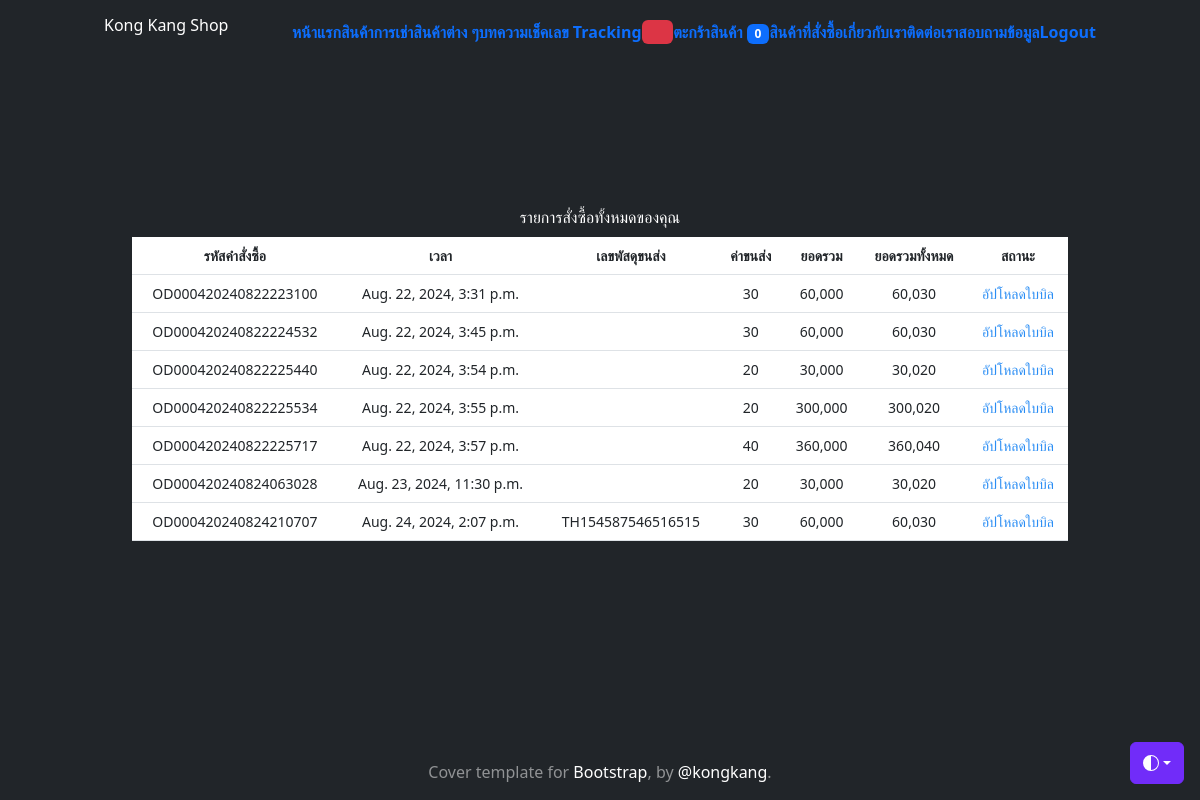
Page /orders (signed in) on the earlier database version.
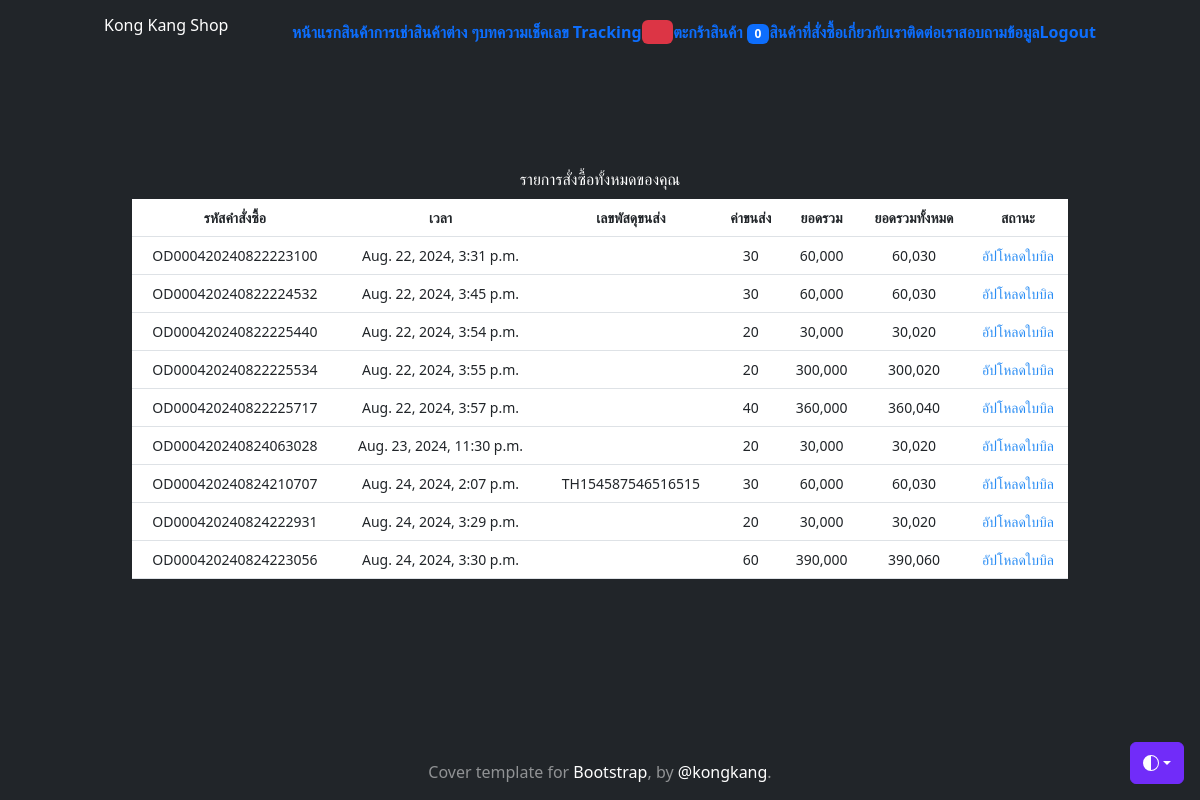
Same page on the later database version.
### myapp/models.py (models this page shows, shortened)
class CartOrder(models.Model):
    order_id = models.CharField(max_length=100)
    user = models.ForeignKey(User, on_delete=models.CASCADE)
    first_name = models.CharField(max_length=100, null=True, blank=True)
    last_name = models.CharField(max_length=100, null=True, blank=True)
    tel = models.CharField(max_length=14, null=True, blank=True)
    email = models.CharField(max_length=50, null=True, blank=True)
    address = models.TextField()
    express = models.CharField(max_length=100)
    payment = models.CharField(max_length=100)
    other = models.TextField(null=True, blank=True)
    stamp = models.DateTimeField(auto_now_add=True, null=True, blank=True)
    paid = models.BooleanField(default=False)
    confirmed = models.BooleanField(default=False)
    slip = models.ImageField(upload_to="cart-slip/", null=True, blank=True)
    slip_time = models.DateField(null=True, blank=True)
    bank_account = models.CharField(
        max_length=100,
        choices=[('kbank', 'kbank'),
                 ('scb', 'scb'),
                 ('tmb', 'tmb'),
                 ('bbl', 'bbl'),
                 ('kbank', 'kbank'),
                 ('อื่น ๆ', 'อื่น ๆ'),
                 ],
         default='kbank'
        )
    payment_id = models.CharField(max_length=100, null=True, blank=True)
    tracking_number = models.CharField(max_length=100, null=True, blank=True)
    total_price = models.IntegerField(null=True, blank=True)
    shipping_cost = models.IntegerField(null=True, blank=True)

### myapp/views.py (the view)
# urls.py: path("orders", CartOrderProduct, name="cart-order-product"),
def CartOrderProduct(req):
    username = req.user.username
    user = User.objects.get(username=username)
    context = {}
    cart_order = CartOrder.objects.filter(user=user)
    for co in cart_order:
        order_id = co.order_id
        order_product = OrderProduct.objects.filter(order_id=order_id)
        total = sum([o.total_price for o in order_product])
        co.total_price = total
        count = sum([o.quantity for o in order_product])
        if co.express == "flash":
            shipping_cost = sum([20 if i == 0 else 10 for i in range(count)])
        elif co.express == "kerry":
            shipping_cost = sum([20 if i == 0 else 8 for i in range(count)])
        elif co.express == "jst":
            shipping_cost = sum([20 if i == 0 else 9 for i in range(count)])
        elif co.express == "thailandpost":
            shipping_cost = sum([20 if i == 0 else 12 for i in range(count)])
        else:
            shipping_cost = sum([20 if i == 0 else 11 for i in range(count)])
        if co.payment == "cod":
            shipping_cost += 10
        co.shipping_cost = shipping_cost
    context["cart_order"] = cart_order
    return render(req, "myapp/cart-order-product.html", context)

### myapp/templates/myapp/cart-order-product.html (shortened to what this page needs)
{% extends 'myapp/base.html' %}
{% load static %}
{% load humanize %}
{% block content %}
<div class="container">
    <div class="text-color-black">
      <h3>รายการสั่งซื้อทั้งหมดของคุณ</h3>
    </div>
    <div style="padding: 5px"></div>
    <table class="table">
        <tr style="font-size: 14px;">
          <th>รหัสคำสั่งซื้อ</th>
          <th>เวลา</th>
          <th>เลขพัสดุขนส่ง</th>
          <th>ค่าขนส่ง</th>
          <th>ยอดรวม</th>
          <th>ยอดรวมทั้งหมด</th>
          <th>สถานะ</th>
        </tr>
        {% for co in cart_order %}
        <tr style="font-size: 14px;">
          <td><a href="{% url 'my-order' co.order_id %}" style="font-size: 14px;">{{ co.order_id }}</a></td>
          <td>{{ co.stamp }}</td>
          <td>
            {% if co.tracking_number != None %}
              {{ co.tracking_number }}
            {% endif %}
          </td>
          <td>
            {{ co.shipping_cost | intcomma }}
          </td>
          <td>
            {{ co.total_price | intcomma }}
          </td>
          <td>
            {{ co.total_price | add:co.shipping_cost | intcomma }}
          </td>
          <td>
           {% if co.paid %}
            <i class="fa fa-check-square-o" style="font-size:14px;color:#ff0000;"> จ่ายแล้ว </i>
          {% else %}
            <a href="{% url 'upload-slip-order' co.order_id %}" style="font-size:14px;color:#2a8df4;" class="button-darken-blue">
              อัปโหลดใบบิล
            </a>
           {% endif %}
          </td>
        </tr>
       {% endfor %}
    </table>
    <div style="padding: 5px"></div>
    <div style="padding: 20px"></div>
  </div>
{% endblock content %}

Differences in the rows shown:
added CartOrder: order_id "OD000420240824222931", stamp "Aug. 24, 2024, 3:29 p.m.", shipping_cost "20", total_price "30,000", total_price|add "30,020", paid "อัปโหลดใบบิล"
added CartOrder: order_id "OD000420240824223056", stamp "Aug. 24, 2024, 3:30 p.m.", shipping_cost "60", total_price "390,000", total_price|add "390,060", paid "อัปโหลดใบบิล"
